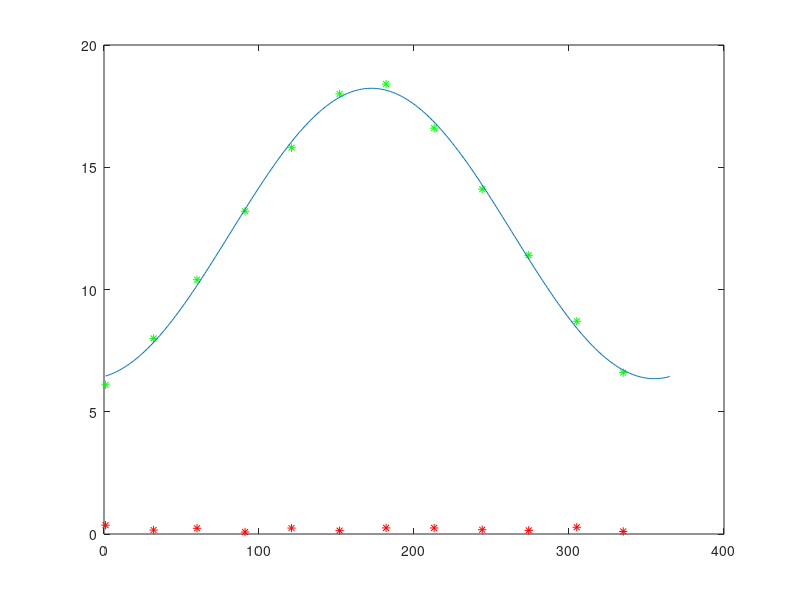

Write the MATLAB code that produced this figure.
hold off;
t = [1 32 60 274 305 335 91 121 152 182 213 244];
y = [6.1 8.0 10.4 11.4 8.7 6.6 13.2 15.8 18.0 18.4 16.6 14.1];

T = 365;
w = 2*pi/T;
A = [ones(size(t')) cos(w*t') sin(w*t')];
c = A\y';

plot(t, y, 'g*')
hold on

f = @(t) c(1) + c(2)*cos(w*t) + c(3)*sin(w*t);
plot(t, abs(f(t)-y), 'r*')
t = 1:365;
plot(t, f(t))
